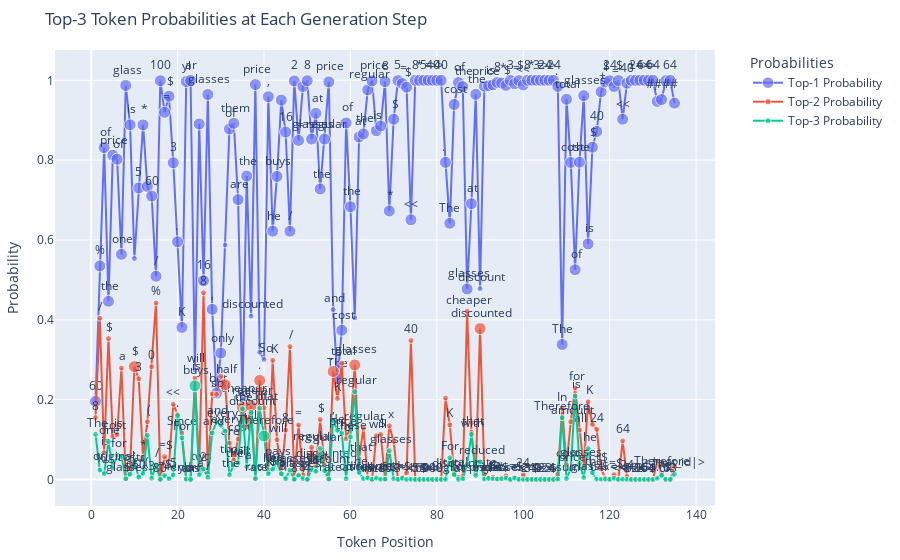

Notebook code cell kept with this figure:
### Code cell
ans_data = generate_answer(
    question_to_prompt(test_qnas[sample_i]), 
    top_k=3,
)
visualize_topk_plotly(ans_data)

### Figure 1 — Plotly figure (JSON) as saved in the notebook; plotly's stock layout.template omitted (floating-point values rounded to 4 significant figures; data arrays with more than 128 entries replaced by an {"elided": "..."} marker saying what was removed)
{"data": [{"marker": {"size": {"elided": "135 int values"}}, "mode": "lines+markers+text", "name": "Top-1 Probability", "text": {"elided": "135 str values"}, "textposition": "top center", "type": "scatter", "x": {"elided": "135 int values"}, "y": {"elided": "135 float values"}}, {"marker": {"size": {"elided": "135 int values"}}, "mode": "lines+markers+text", "name": "Top-2 Probability", "text": {"elided": "135 str values"}, "textposition": "top center", "type": "scatter", "x": {"elided": "135 int values"}, "y": {"elided": "135 float values"}}, {"marker": {"size": {"elided": "135 int values"}}, "mode": "lines+markers+text", "name": "Top-3 Probability", "text": {"elided": "135 str values"}, "textposition": "top center", "type": "scatter", "x": {"elided": "135 int values"}, "y": {"elided": "135 float values"}}], "layout": {"autosize": true, "legend": {"orientation": "v", "title": {"text": "Probabilities"}, "x": 1.05, "y": 1}, "margin": {"b": 50, "l": 50, "r": 50, "t": 50}, "title": {"text": "Top-3 Token Probabilities at Each Generation Step"}, "xaxis": {"title": {"text": "Token Position"}}, "yaxis": {"title": {"text": "Probability"}}}}
